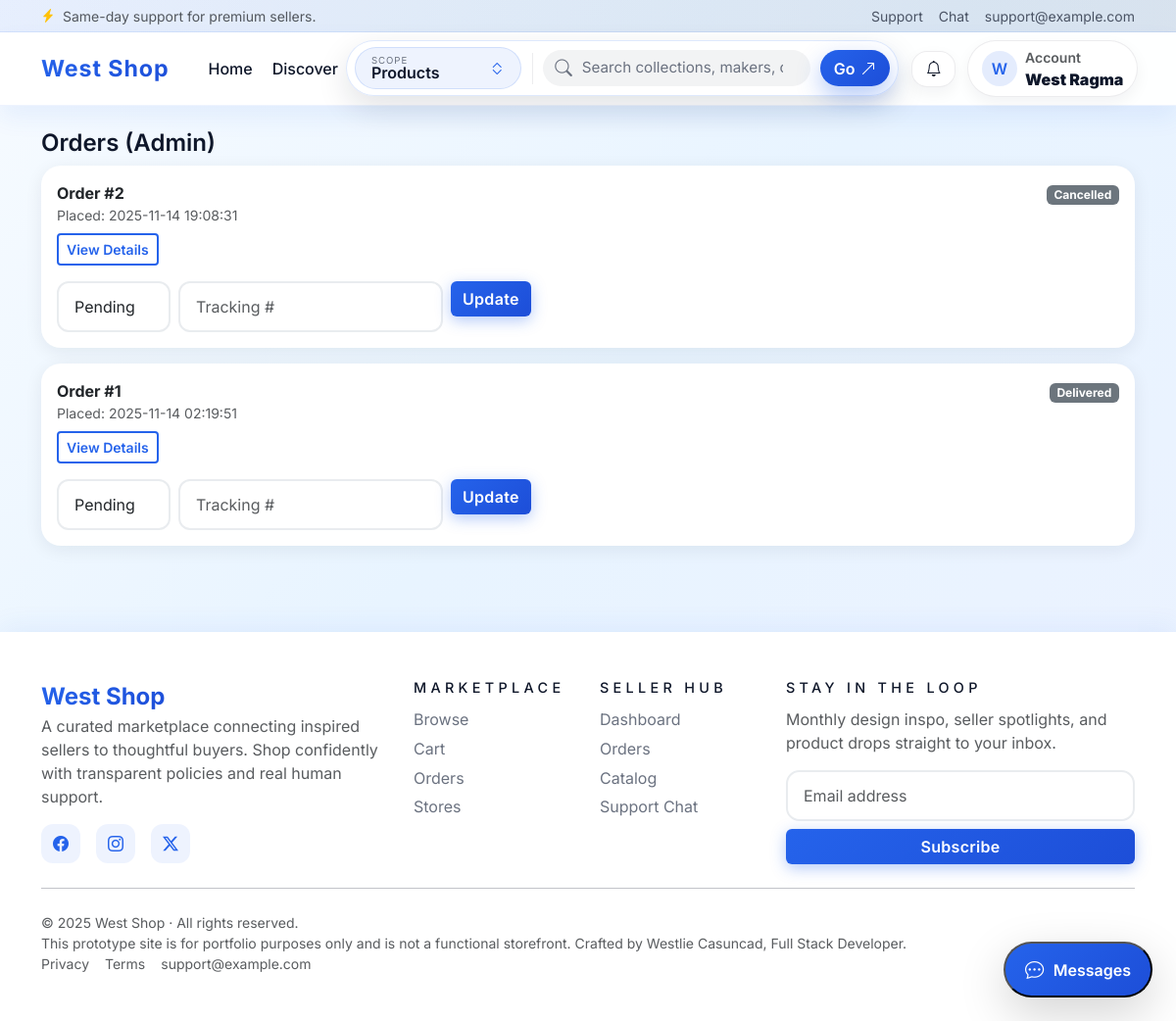
Screenshot of /seller/admin_orders.php (signed in) with the database file from the repository.
### tables this page shows
CREATE TABLE `orders` (
  `order_id` int(11) NOT NULL,
  `buyer_id` int(11) DEFAULT NULL,
  `total_amount` decimal(10,2) NOT NULL DEFAULT 0.00,
  `payment_method` varchar(50) DEFAULT NULL,
  `status` enum('Pending','Confirmed','Shipped','Delivered','Cancelled') DEFAULT 'Pending',
  `cancel_reason` text DEFAULT NULL,
  `created_at` timestamp NOT NULL DEFAULT current_timestamp(),
  `coupon_id` int(11) DEFAULT NULL,
  `coupon_code` varchar(50) DEFAULT NULL,
  `discount_amount` decimal(10,2) DEFAULT 0.00
);

### includes/functions.php (called while the page is built, shortened)
<?php
require_once __DIR__ . '/config.php';
function e(string $s): string { return htmlspecialchars($s, ENT_QUOTES, 'UTF-8'); }

### includes/config.php (called while the page is built, shortened)
<?php
function base_url(string $path = ''): string {
    $base = rtrim(BASE_PATH, '/');
    $path = ltrim($path, '/');
    return $base . '/' . $path;
}
?>

### seller/admin_orders.php (the view, shortened to what this page needs)
<?php
require_once __DIR__ . '/../templates/header.php';
require_role('seller'); global $pdo; $user = current_user();
$q = $pdo->prepare("SELECT DISTINCT o.* FROM orders o
  JOIN order_items oi ON oi.order_id=o.order_id
  JOIN products p ON p.product_id=oi.product_id
  WHERE p.seller_id = ? ORDER BY o.created_at DESC");
$q->execute([$user['user_id']]); $orders = $q->fetchAll();
?>
<h4>Orders (Admin)</h4>
<?php foreach($orders as $o): ?>
  <div class="card mb-3">
    <div class="card-body">
      <div class="d-flex justify-content-between">
        <div>
          <strong>Order #<?php echo $o['order_id']; ?></strong>
          <div class="small text-muted">Placed: <?php echo $o['created_at']; ?></div>
        </div>
        <div>
          <span class="badge bg-secondary"><?php echo e(ucfirst($o['status'])); ?></span>
        </div>
      </div>
      <div class="mt-2">
        <a class="btn btn-sm btn-outline-primary" href="<?php echo e(base_url('buyer/orders.php?order_id='.$o['order_id'])); ?>">View Details</a>
      </div>
      <div class="mt-3">
        <form method="post" class="row g-2">
          <div class="col-auto">
            <select name="status" class="form-select">
              <?php foreach(['pending','confirmed','packed','shipped','delivered','cancelled'] as $s): ?>
                <option value="<?php echo $s; ?>" <?php if($o['status']===$s) echo 'selected'; ?>><?php echo ucfirst($s); ?></option>
              <?php endforeach; ?>
            </select>
          </div>
          <div class="col-auto"><input name="tracking" class="form-control" placeholder="Tracking #" value="<?php echo e($o['tracking_number'] ?? ''); ?>"></div>
          <div class="col-auto"><button class="btn btn-primary">Update</button></div>
        </form>
      </div>
    </div>
  </div>
<?php endforeach; ?>
<?php include __DIR__ . '/../templates/footer.php'; ?>

### assets/css/theme.css (style rules this page uses)
:root { --primary: #2563eb; --primary-dark: #1d4ed8; --primary-light: #9db5ff; --accent: #facc15; --accent-dark: #f59e0b; --mint: #34d399; --mint-dark: #047857; --rose: #fb7185; --rose-dark: #9f1239; --bg-soft: #f4f7ff; --bg-muted: #e6edff; --text: #0f172a; --text-light: #6b7280; --card-radius: 1.25rem; --shadow-sm: 0 4px 18px rgba(15, 23, 42, 0.07); --shadow-md: 0 12px 32px rgba(37, 99, 235, 0.18); --shadow-lg: 0 18px 50px rgba(37, 99, 235, 0.25); }
*, *::before, *::after { box-sizing: border-box; transition: all 0.2s ease; }
body { font-family: 'Inter', 'Poppins', system-ui, -apple-system, BlinkMacSystemFont, 'Segoe UI', sans-serif; background: linear-gradient(135deg, #f7fbff 0%, #e8f4ff 45%, #ecf2ff 100%); min-height: 100vh; color: var(--text); overflow-x: hidden; }
.bg-soft { background-color: var(--bg-soft) !important; }
.btn-primary { background: linear-gradient(135deg, var(--primary) 0%, var(--primary-dark) 100%); border: none; box-shadow: 0 4px 15px rgba(37, 99, 235, 0.35); font-weight: 600; letter-spacing: 0.3px; color: #fff !important; }
.btn-outline-primary { color: var(--primary); border-color: var(--primary); border-width: 2px; font-weight: 600; }
.card { border: 0; border-radius: var(--card-radius); box-shadow: var(--shadow-sm); overflow: hidden; background: #fff; }
.form-control, .form-select { border-radius: 0.75rem; border: 2px solid #e9ecef; padding: 0.75rem 1rem; font-weight: 400; background: #fff; }
h5, h4, h3, h2, h1 { color: var(--text); font-weight: 600; }

### rows the page displays
orders: order_id "2", created_at "2025-11-14 19:08:31", status "Cancelled"
orders: order_id "1", created_at "2025-11-14 02:19:51", status "Delivered"

### other values shown
APP_NAME "West Shop"
$item['label'] "Home"
$item['label'] "Discover"
substr($u['name'],0,1) "W"
$u['name'] "West Ragma"
form field status "Pending"
